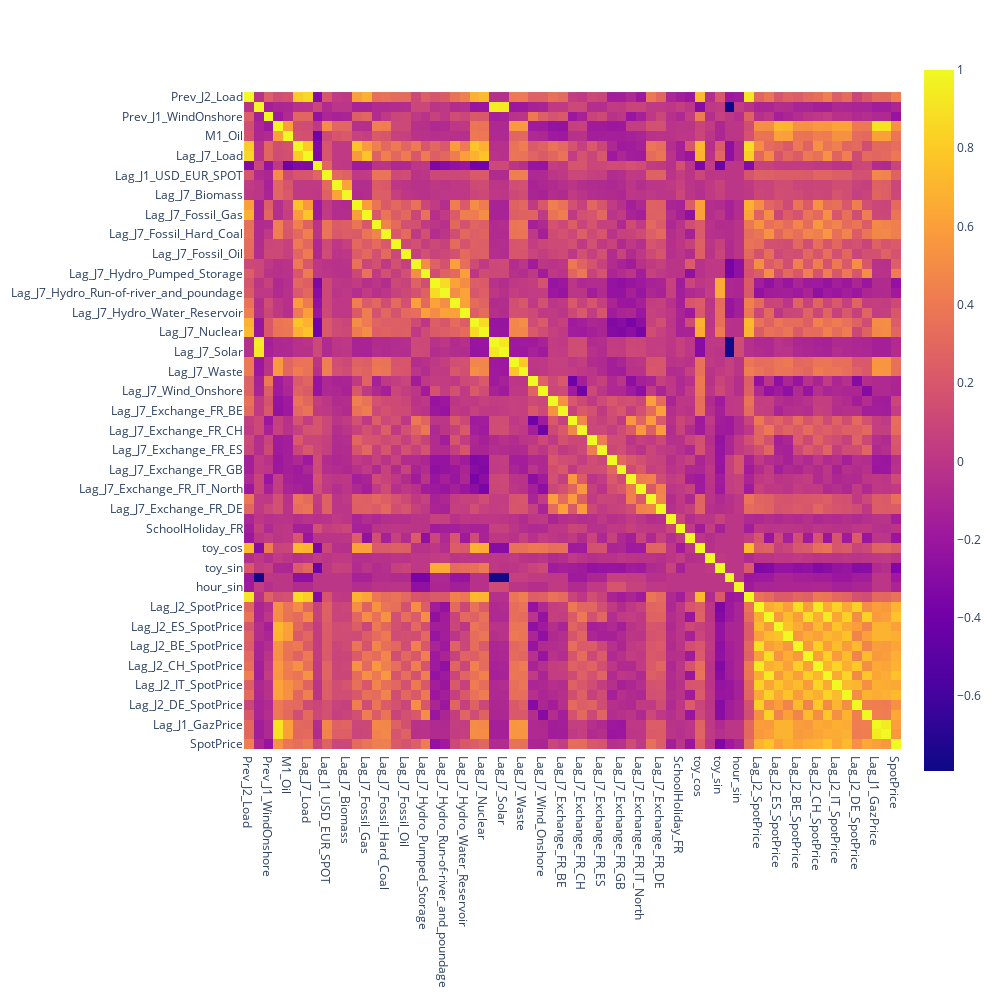

The cell this chart's notebook holds for it:
### Code cell
plt.figure(figsize=(20,20))
px.imshow(df_train[features].corr(), x=features, y=features, width=1000, height=1000)

### Figure 1 — Plotly figure (JSON) as saved in the notebook; plotly's stock layout.template omitted (floating-point values rounded to 4 significant figures; data arrays with more than 128 entries replaced by an {"elided": "..."} marker saying what was removed)
{"data": [{"coloraxis": "coloraxis", "hovertemplate": "x: %{x}<br>y: %{y}<br>color: %{z}<extra></extra>", "name": "0", "type": "heatmap", "x": ["Prev_J2_Load", "Prev_J1_Solar", "Prev_J1_WindOnshore", "M1_Coal", "M1_Oil", "Lag_J2_Load", "Lag_J7_Load", "Lag_J1_GBP_EUR_SPOT", "Lag_J1_USD_EUR_SPOT", "Lag_J2_Biomass", "Lag_J7_Biomass", "Lag_J2_Fossil_Gas", "Lag_J7_Fossil_Gas", "Lag_J2_Fossil_Hard_Coal", "Lag_J7_Fossil_Hard_Coal", "Lag_J2_Fossil_Oil", "Lag_J7_Fossil_Oil", "Lag_J2_Hydro_Pumped_Storage", "Lag_J7_Hydro_Pumped_Storage", "Lag_J2_Hydro_Run-of-river_and_poundage", "Lag_J7_Hydro_Run-of-river_and_poundage", "Lag_J2_Hydro_Water_Reservoir", "Lag_J7_Hydro_Water_Reservoir", "Lag_J2_Nuclear", "Lag_J7_Nuclear", "Lag_J2_Solar", "Lag_J7_Solar", "Lag_J2_Waste", "Lag_J7_Waste", "Lag_J2_Wind_Onshore", "Lag_J7_Wind_Onshore", "Lag_J2_Exchange_FR_BE", "Lag_J7_Exchange_FR_BE", "Lag_J2_Exchange_FR_CH", "Lag_J7_Exchange_FR_CH", "Lag_J2_Exchange_FR_ES", "Lag_J7_Exchange_FR_ES", "Lag_J2_Exchange_FR_GB", "Lag_J7_Exchange_FR_GB", "Lag_J2_Exchange_FR_IT_North", "Lag_J7_Exchange_FR_IT_North", "Lag_J2_Exchange_FR_DE", "Lag_J7_Exchange_FR_DE", "PublicHoliday", "SchoolHoliday_FR", "weekday", "toy_cos", "Ponts_FR", "toy_sin", "hour_cos", "hour_sin", "Lag_J1_Prev_J2_Load", "Lag_J2_SpotPrice", "Lag_J7_SpotPrice", "Lag_J2_ES_SpotPrice", "Lag_J7_ES_SpotPrice", "Lag_J2_BE_SpotPrice", "Lag_J7_BE_SpotPrice", "Lag_J2_CH_SpotPrice", "Lag_J7_CH_SpotPrice", "Lag_J2_IT_SpotPrice", "Lag_J7_IT_SpotPrice", "Lag_J2_DE_SpotPrice", "Lag_J7_DE_SpotPrice", "Lag_J1_GazPrice", "Lag_J7_GazPrice", "SpotPrice"], "xaxis": "x", "y": ["Prev_J2_Load", "Prev_J1_Solar", "Prev_J1_WindOnshore", "M1_Coal", "M1_Oil", "Lag_J2_Load", "Lag_J7_Load", "Lag_J1_GBP_EUR_SPOT", "Lag_J1_USD_EUR_SPOT", "Lag_J2_Biomass", "Lag_J7_Biomass", "Lag_J2_Fossil_Gas", "Lag_J7_Fossil_Gas", "Lag_J2_Fossil_Hard_Coal", "Lag_J7_Fossil_Hard_Coal", "Lag_J2_Fossil_Oil", "Lag_J7_Fossil_Oil", "Lag_J2_Hydro_Pumped_Storage", "Lag_J7_Hydro_Pumped_Storage", "Lag_J2_Hydro_Run-of-river_and_poundage", "Lag_J7_Hydro_Run-of-river_and_poundage", "Lag_J2_Hydro_Water_Reservoir", "Lag_J7_Hydro_Water_Reservoir", "Lag_J2_Nuclear", "Lag_J7_Nuclear", "Lag_J2_Solar", "Lag_J7_Solar", "Lag_J2_Waste", "Lag_J7_Waste", "Lag_J2_Wind_Onshore", "Lag_J7_Wind_Onshore", "Lag_J2_Exchange_FR_BE", "Lag_J7_Exchange_FR_BE", "Lag_J2_Exchange_FR_CH", "Lag_J7_Exchange_FR_CH", "Lag_J2_Exchange_FR_ES", "Lag_J7_Exchange_FR_ES", "Lag_J2_Exchange_FR_GB", "Lag_J7_Exchange_FR_GB", "Lag_J2_Exchange_FR_IT_North", "Lag_J7_Exchange_FR_IT_North", "Lag_J2_Exchange_FR_DE", "Lag_J7_Exchange_FR_DE", "PublicHoliday", "SchoolHoliday_FR", "weekday", "toy_cos", "Ponts_FR", "toy_sin", "hour_cos", "hour_sin", "Lag_J1_Prev_J2_Load", "Lag_J2_SpotPrice", "Lag_J7_SpotPrice", "Lag_J2_ES_SpotPrice", "Lag_J7_ES_SpotPrice", "Lag_J2_BE_SpotPrice", "Lag_J7_BE_SpotPrice", "Lag_J2_CH_SpotPrice", "Lag_J7_CH_SpotPrice", "Lag_J2_IT_SpotPrice", "Lag_J7_IT_SpotPrice", "Lag_J2_DE_SpotPrice", "Lag_J7_DE_SpotPrice", "Lag_J1_GazPrice", "Lag_J7_GazPrice", "SpotPrice"], "yaxis": "y", "z": {"elided": "67x67 float values"}}], "layout": {"coloraxis": {"colorscale": [[0, "#0d0887"], [0.1111, "#46039f"], [0.2222, "#7201a8"], [0.3333, "#9c179e"], [0.4444, "#bd3786"], [0.5556, "#d8576b"], [0.6667, "#ed7953"], [0.7778, "#fb9f3a"], [0.8889, "#fdca26"], [1, "#f0f921"]]}, "height": 1000, "margin": {"t": 60}, "width": 1000, "xaxis": {"anchor": "y", "constrain": "domain", "domain": [0, 1], "scaleanchor": "y"}, "yaxis": {"anchor": "x", "autorange": "reversed", "constrain": "domain", "domain": [0, 1]}}}
